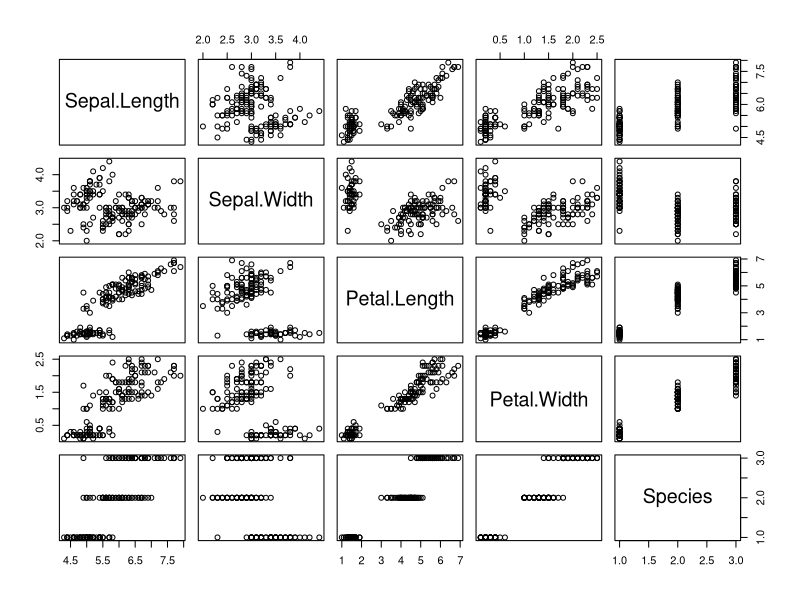
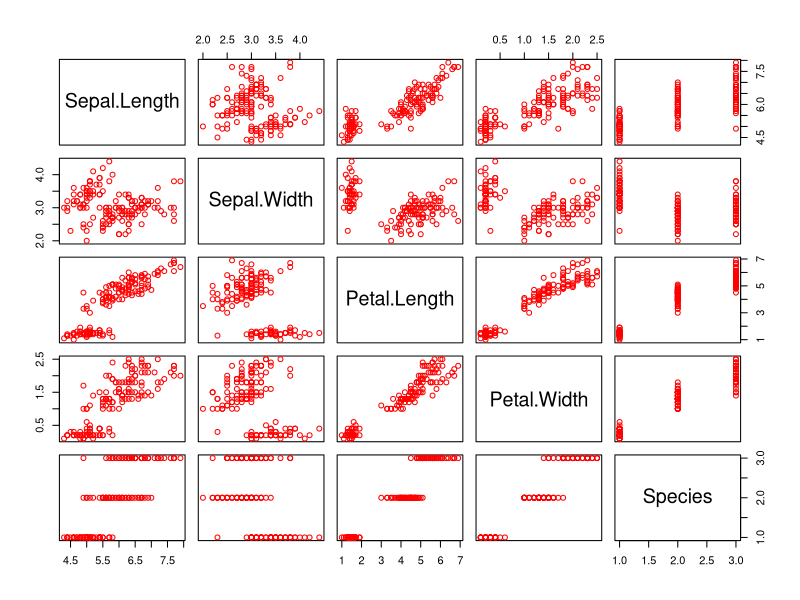
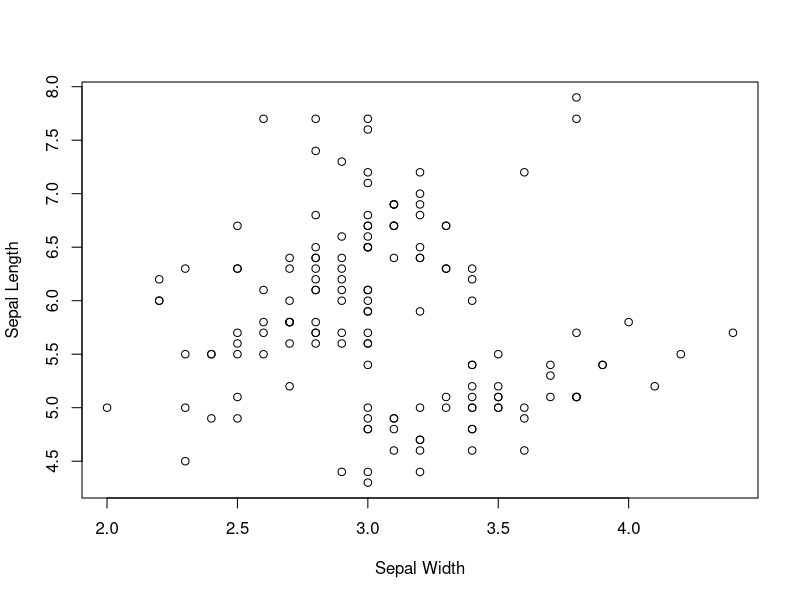
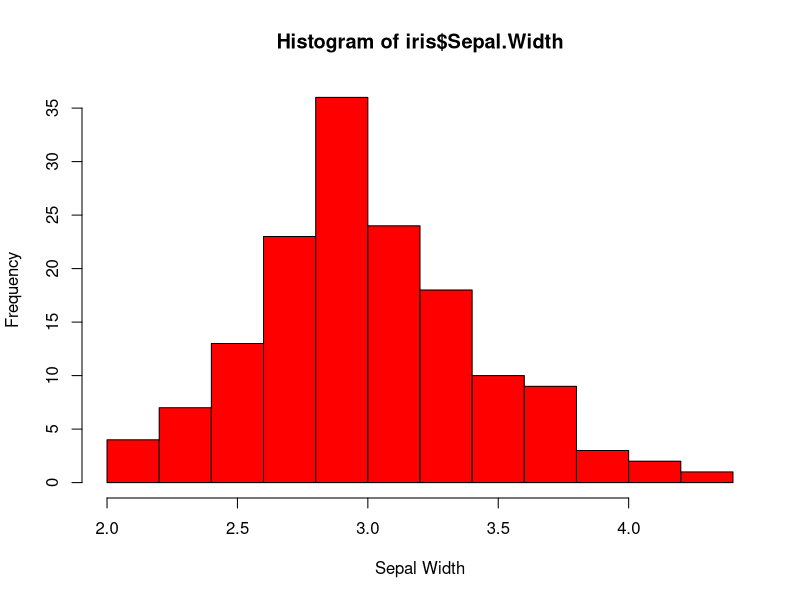
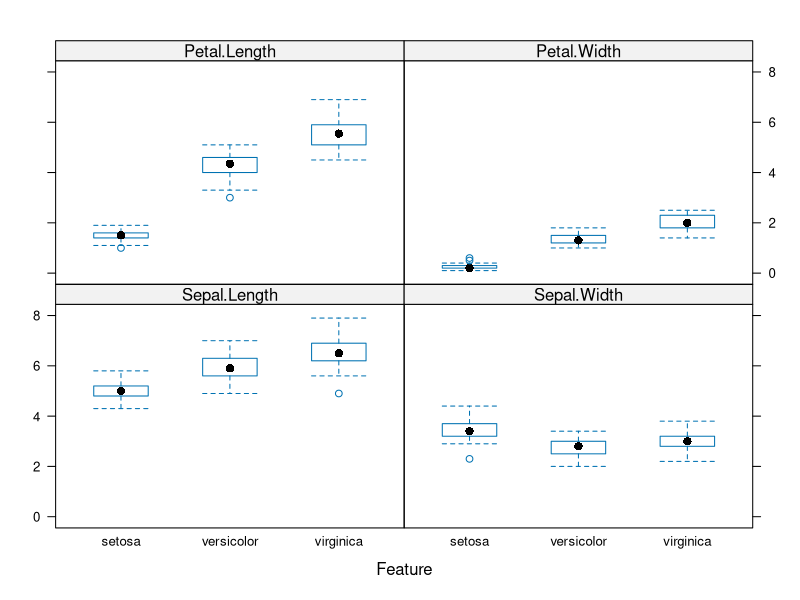
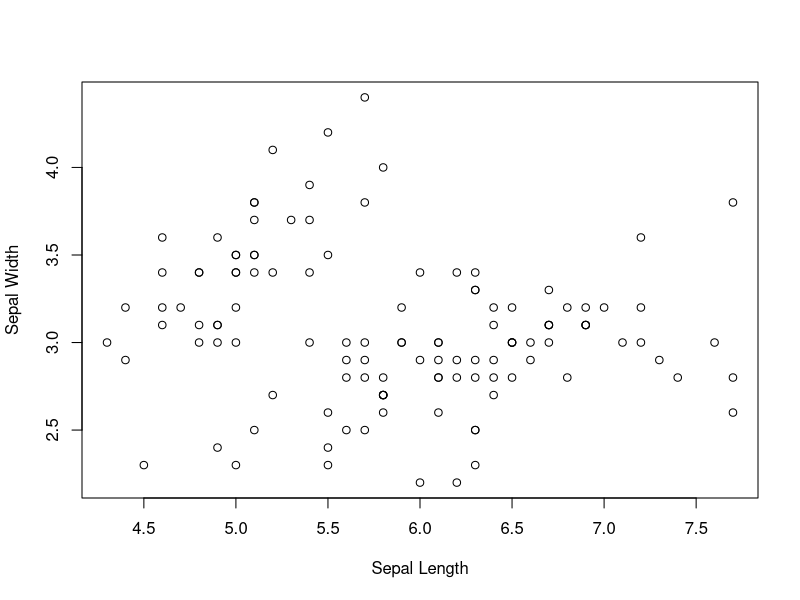

Recreate these plots in R, in order. (Note: this script raises an error after producing the figures.)
#load the dataset
library(datasets)
library(caret)
data(iris)

iris = datasets::iris

#view the dataset
head(iris, 4)
tail(iris, 4)

#calculate summary statistics
summary(iris)
summary(iris$Sepal.Length)

#check for missing data
sum(is.na(iris))

#load the skimr package
library(skimr)

#view expanded summary statistics
skim(iris)

#group data by sepcies
iris%>%
  dplyr::group_by(Species)%>%
  skim()

#plot the dataset
plot(iris)
plot(iris, col = 'red')

#create scatter plot
plot(iris$Sepal.Width, 
     iris$Sepal.Length, 
     xlab = "Sepal Width", 
     ylab = "Sepal Length")

#create histogram
hist(iris$Sepal.Width, 
     xlab = "Sepal Width", 
     col = "red")

#create the feature plot
featurePlot(x = iris[,1:4], 
            y = iris$Species, 
            plot = "box")

#set the seed
set.seed(100)

#split data into train and test sets
train_index <- createDataPartition(iris$Species, 
                                   p = 0.8, 
                                   list = FALSE)
train_set <- iris[train_index, ]
test_set <- iris[-train_index, ]

#plot the train set
plot(train_set$Sepal.Length, 
     train_set$Sepal.Width, 
     xlab = "Sepal Length", 
     ylab = "Sepal Width")

#create the model
model <- train(Species ~ ., 
               data = train_set, 
               method = "svmPoly", 
               na.action = na.omit, 
               preProcess = c("scale", "center"), 
               trControl = trainControl(method = "none"), 
               tuneGrid = data.frame(degree = 1, 
                                     scale = 1, 
                                     C = 1))

#build cv model
model_cv <- train(Species ~ ., 
                  data = train_set, 
                  method = "svmPoly", 
                  na.action = na.omit, 
                  preProcess = c("scale", "center"), 
                  trControl = trainControl(method = "cv", 
                                           number = 10), 
                  tuneGrid = data.frame(degree = 1, 
                                        scale = 1, 
                                        C = 1))

#predict using the model
model_training <- predict(model, train_set)
model_testing <- predict(model, test_set)
model_cv_predict <- predict(model_cv, train_set)

#examine model performance
model_training_confusion <- confusionMatrix(model_training, 
                                         train_set$Species)
model_testing_confusion <- confusionMatrix(model_testing, 
                                           test_set$Species)
model_cv_confusion <- confusionMatrix(model_cv_predict, 
                                      train_set$Species)

print(model_training_confusion)
print(model_testing_confusion)
print(model_cv_confusion)

#view feature importance
importance <- varImp(model)
plot(importance, col = "red")